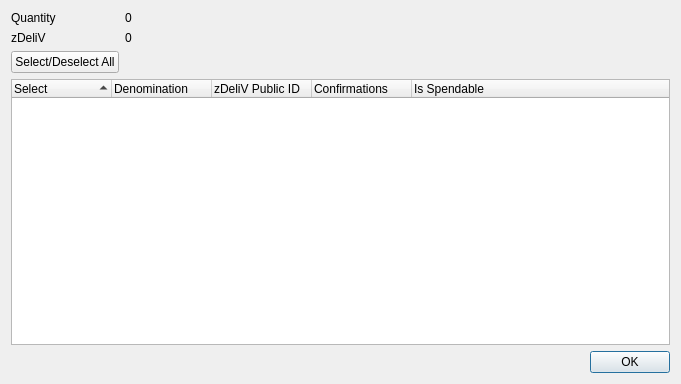
<?xml version="1.0" encoding="UTF-8"?>
<ui version="4.0">
 <class>ZDeliVControlDialog</class>
 <widget class="QDialog" name="ZDeliVControlDialog">
  <property name="geometry">
   <rect>
    <x>0</x>
    <y>0</y>
    <width>681</width>
    <height>384</height>
   </rect>
  </property>
  <property name="minimumSize">
   <size>
    <width>681</width>
    <height>384</height>
   </size>
  </property>
  <property name="windowTitle">
   <string>Select zDeliV to Spend</string>
  </property>
  <layout class="QGridLayout" name="gridLayout">
   <item row="0" column="0">
    <layout class="QFormLayout" name="formLayout">
     <property name="sizeConstraint">
      <enum>QLayout::SetDefaultConstraint</enum>
     </property>
     <item row="0" column="0">
      <widget class="QLabel" name="labelQuantity">
       <property name="text">
        <string>Quantity</string>
       </property>
      </widget>
     </item>
     <item row="0" column="1">
      <widget class="QLabel" name="labelQuantity_int">
       <property name="text">
        <string>0</string>
       </property>
      </widget>
     </item>
     <item row="1" column="0">
      <widget class="QLabel" name="labelZDeliV">
       <property name="text">
        <string>zDeliV</string>
       </property>
      </widget>
     </item>
     <item row="1" column="1">
      <widget class="QLabel" name="labelZDeliV_int">
       <property name="text">
        <string>0</string>
       </property>
      </widget>
     </item>
     <item row="2" column="0">
      <widget class="QPushButton" name="pushButtonAll">
       <property name="text">
        <string>Select/Deselect All</string>
       </property>
      </widget>
     </item>
    </layout>
   </item>
   <item row="1" column="0">
    <layout class="QVBoxLayout" name="verticalLayout">
     <item>
      <widget class="QTreeWidget" name="treeWidget">
       <property name="minimumSize">
        <size>
         <width>0</width>
         <height>250</height>
        </size>
       </property>
       <property name="alternatingRowColors">
        <bool>true</bool>
       </property>
       <property name="sortingEnabled">
        <bool>true</bool>
       </property>
       <property name="columnCount">
        <number>5</number>
       </property>
       <attribute name="headerDefaultSectionSize">
        <number>100</number>
       </attribute>
       <column>
        <property name="text">
         <string notr="true">Select</string>
        </property>
       </column>
       <column>
        <property name="text">
         <string notr="true">Denomination</string>
        </property>
       </column>
       <column>
        <property name="text">
         <string notr="true">zDeliV Public ID</string>
        </property>
       </column>
       <column>
        <property name="text">
         <string notr="true">Confirmations</string>
        </property>
       </column>
       <column>
        <property name="text">
         <string>Is Spendable</string>
        </property>
       </column>
      </widget>
     </item>
     <item>
      <widget class="QDialogButtonBox" name="buttonBox">
       <property name="orientation">
        <enum>Qt::Horizontal</enum>
       </property>
       <property name="standardButtons">
        <set>QDialogButtonBox::Ok</set>
       </property>
      </widget>
     </item>
    </layout>
   </item>
  </layout>
 </widget>
 <resources/>
 <connections>
  <connection>
   <sender>buttonBox</sender>
   <signal>accepted()</signal>
   <receiver>ZDeliVControlDialog</receiver>
   <slot>accept()</slot>
   <hints>
    <hint type="sourcelabel">
     <x>248</x>
     <y>254</y>
    </hint>
    <hint type="destinationlabel">
     <x>157</x>
     <y>274</y>
    </hint>
   </hints>
  </connection>
  <connection>
   <sender>buttonBox</sender>
   <signal>rejected()</signal>
   <receiver>ZDeliVControlDialog</receiver>
   <slot>reject()</slot>
   <hints>
    <hint type="sourcelabel">
     <x>316</x>
     <y>260</y>
    </hint>
    <hint type="destinationlabel">
     <x>286</x>
     <y>274</y>
    </hint>
   </hints>
  </connection>
 </connections>
</ui>
